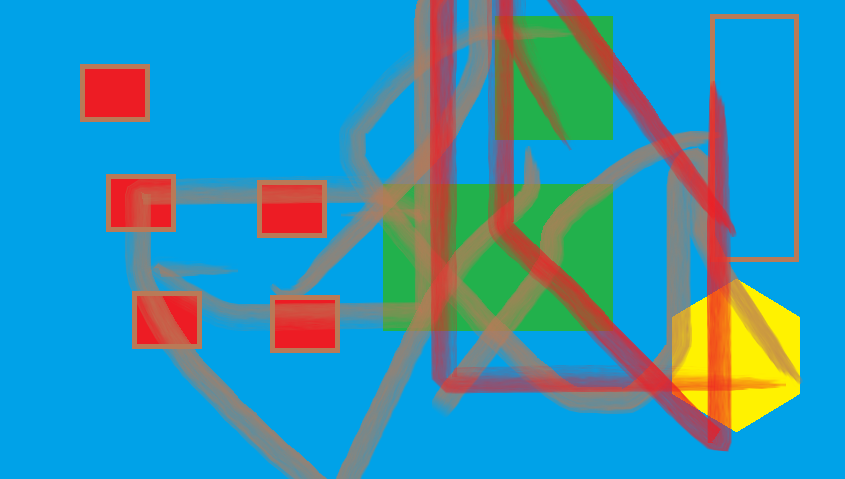
#> input picture btest.png, 845 x 479 px, found by its file name
$ python Trak.py btest.png
#> lines starting #> are read from the running program, lines starting #| are printed output that depends on the picture
### Interfaces.py
import numpy as np
from PIL import Image
import os
import random
import Net as Net0

# [45 lines left out: functions traking, trak, not called in this run]


def Image2array(Name,type=None):
#> called with Name = 'btest'
    dir_path=os.path.dirname(os.path.realpath(__file__))
    if type is None:
        im=Image.open(dir_path+'\\'+Name+'.png')
#> im is the input picture: PIL image 845x479 RGBA; mean R, G, B, A 52.5, 148.4, 178.8, 255
    else:
        im=Image.open(dir_path+'\\'+Name+'.'+type)
    im0= im.convert('RGB')
    im=im0
    pix_val = list(im.getdata())
#> pix_val = 404755 items
    y=np.array(im)
    #y=np.reshape(np.array(pix_val),(im.size[0],im.size[1],3))
    #y=0
    return y
def Array2image(x,Name):
    Im=Image.fromarray(x,'RGB')
    Im.save(Name+'.png')

# [13 lines left out: function Random_array, not called in this run]

### Operations.py
import numpy as np
import Interfaces as Inter
import random

def Pool(A,N=None):
#> called with N = 2
    size=np.shape(A)
#> size = (479, 845, 3)
    i=0
    j=0
    sizeb=np.array([np.floor(size[0]/2),np.floor(size[1]/2)])
#> sizeb = [239, 422]
    sizeb.astype(int)
    A.astype(int)
    a=np.zeros((int(sizeb[0]),int(sizeb[1]), 3), dtype=np.uint8)
    a=a
    while i<size[0]-1:
        j=0
        while  j<size[1]-1:
            x=A[i,j].astype(int)+A[i+1,j].astype(int)+A[i,j+1].astype(int)+A[i+1,j+1].astype(int)
            y=np.array(x/4,dtype=np.uint8)
            a[int(i/2),int(j/2)]=y
            j=j+2
        i=i+2
#> this loop made 239 passes
#> i on passes 1 to 3: 2, 4, 6
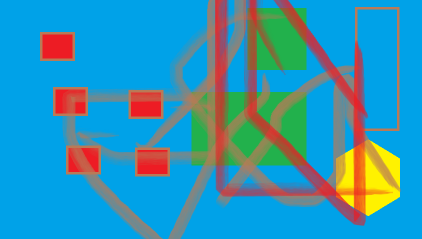
#> a: shape (239, 422, 3); mean R, G, B 52.6, 148.2, 178.5
#> after the loop, i = 478
    if N==None:
        N=1
    if not(N==1):
        print(N)
        a=Pool(a,N-1)
#> call 2 of Pool, with N = 1
#> after the loop in Pool (call 2), `while i<size[0]-1:`:
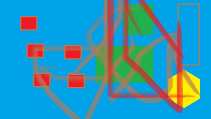
#> a: shape (119, 211, 3); mean R, G, B 52.6, 148, 178.2
#> after the loop in Pool (call 2), `while i<size[0]-1:`: i = 238
    return a

# [26 lines left out: functions Conv, Sample, not called in this run]

"""size=np.shape(data)
print(size[0])
i=0
data1=[]
while i<size[0]:
    data1.append(Pool(data[i]))
    print(i)
    i=i+1
np.save('data4.npy', data1)"""

#print(F.MaxPool2d(A))
"""a=np.load('w.npy')
Inter.Array2image(a[0],'w0')
size=np.shape(a)
Net=Net0.Network((size[0],size[1]))
Net.w_node.Value=a
data=np.load('data.npy')
print(Net.pre(data[0]))
print(Net.pre(data[1000]))
Inter.traking(Net,'screen','map')"""

### Trak.py
from Node_class import Node
import numpy as np
import Interfaces as Inter
import Operations as Op
import Net as Net0
import sys
import net2.Network as network

print (sys.argv)

p=0.9
dt=0.01
Comp=2
S=1000
test=True
k=50

if not(test):
    Target = input("What is the targets name?  ")
    Image = input("What is the image name?  ")
    Net_name = input("What would you like to call the network?")
else:
    Target='folder'
    Image ='btest'
    Net_name='Net_folder'
print('Compressing and Vectorizing input.')
A=Op.Pool(Inter.Image2array(Image),Comp)
x=Op.Pool(Inter.Image2array(Target),Comp)
#> (the run stopped early here; a loop or call above may not have finished)
